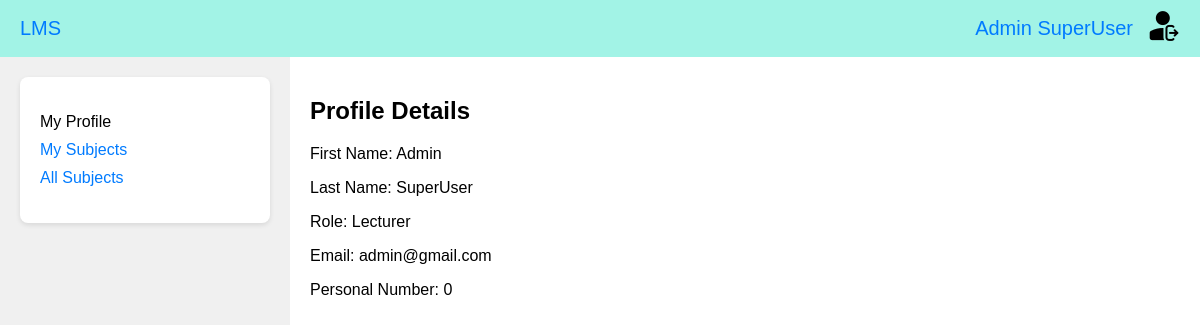
Screenshot of /profile/ (signed in) with the database file from the repository.
### accounts_app/models.py (models this page shows, shortened)
class CustomUser(AbstractUser):
    username = None
    email = models.EmailField(_('email address'), unique=True)
    first_name = models.CharField(max_length=100, null=False, blank=False, verbose_name=_('First Name'))
    last_name = models.CharField(max_length=100, null=False, blank=False, verbose_name=_('Last Name'))
    personal_number = models.CharField(max_length=11, null=False, blank=False, verbose_name=_('Personal Number'))
    USERNAME_FIELD = 'email'
    REQUIRED_FIELDS = ['first_name', 'last_name', 'personal_number']
    objects = CustomUserManager()

### universities_app/views.py (the view)
# urls.py: path('profile/', ProfileView.as_view(), name='profile'),
@method_decorator(login_required(login_url='/'), name='dispatch')
class ProfileView(TemplateView):
    template_name = 'universities_app/profile.html'
    def get_context_data(self, **kwargs):
        context = super().get_context_data(**kwargs)
        user = self.request.user
        if hasattr(user, 'lecturer'):
            context['role'] = 'Lecturer'
        elif hasattr(user, 'student'):
            context['role'] = 'Student'
        return context

### templates/universities_app/profile.html (shortened to what this page needs)
{% load static %}
<!DOCTYPE html>
<html lang="en">
<head>
    <link rel="stylesheet" href="{% static 'css/main_styles.css' %}?v=2">
</head>
<body>
    {% include 'menu.html' %}
    <div class="main-page">
        <div class="main-page-content">
            <div class="sidebar">
                <div class="box">
                    <ul>
                        <li><a href="{% url 'profile' %}" class="selected">My Profile</a></li>
                        <li><a href="{% url 'subjects' %}">My Subjects</a></li>
                        <li><a href="{% url 'all_subjects' %}"> All Subjects</a></li>
                    </ul>
                </div>
            </div>
            <div class="content">
                    <h2>Profile Details</h2>
                    <p>First Name: {{ user.first_name }}</p>
                    <p>Last Name: {{ user.last_name }}</p>
                    {% if role == 'Lecturer' %}
                    <p>Role: {{ role }}</p>
                    {% elif role == 'Student' %}
                    <p>Facylty: {{ user.faculty }}</p>
                    {% endif %}
                    <p>Email: {{ user.email }}</p>
                    <p>Personal Number: {{ user.personal_number }}</p>
            </div>
        </div>
    </div>
</body>
</html>

### templates/menu.html
{% load static %}
<div class="top-bar">
    <div class="university">
        <a href="{% url 'main' %}">LMS</a>
    </div>
    <div class="user-info">
        <a href="{% url 'profile' %}" class="user-profile">
            {{ user.first_name }} {{ user.last_name }}
        </a>
        <a href="{% url 'logout' %}">
            <img src="{% static 'images/logout.png' %}" alt="Logout">
        </a>
    </div>
</div>

### static/css/main_styles.css (style rules this page uses)
body { margin: 0; padding: 0; font-family: Arial, sans-serif; }
.top-bar { background-color: #a2f3e6; color: #007bff; padding: 10px 20px; display: flex; justify-content: space-between; align-items: center; font-size: 20px; }
.university a, .user-info a { color: #007bff; text-decoration: none; }
.user-info { display: flex; align-items: center; }
.user-profile { margin-right: 15px; }
.main-page { display: flex; flex-direction: column; height: 100vh; }
.main-page-content { display: flex; flex: 1; }
.sidebar { width: 250px; background-color: #f0f0f0; padding: 20px; }
.content { flex: 1; padding: 20px; }
.box { background-color: #ffffff; padding: 20px; border-radius: 8px; box-shadow: 0 2px 5px rgba(0, 0, 0, 0.1); }
.box ul { list-style-type: none; padding: 0; }
.box li { margin-bottom: 10px; }
.box a { text-decoration: none; color: #007bff; }
.box a.selected { color: #000000; }

### rows the page displays
CustomUser: first_name "Admin", last_name "SuperUser", email "admin@gmail.com", personal_number "0"

### other values shown
{{ role }} "Lecturer"
